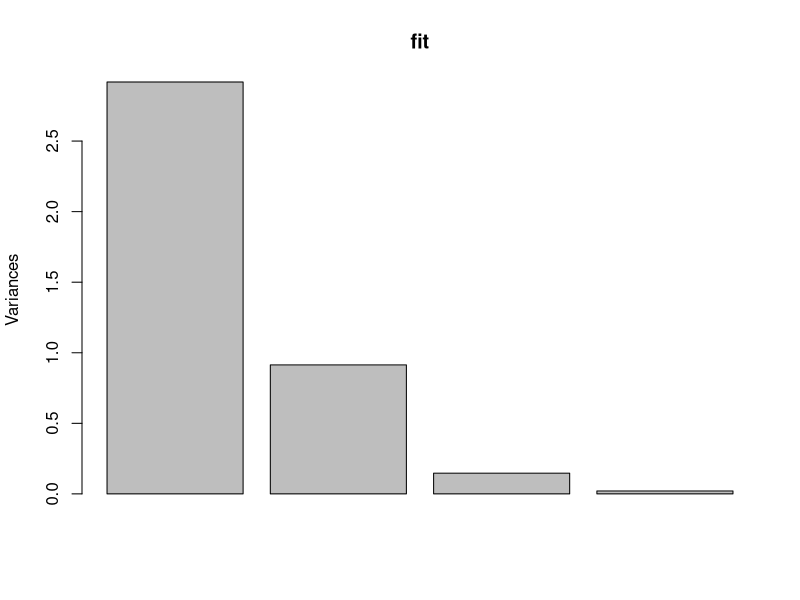
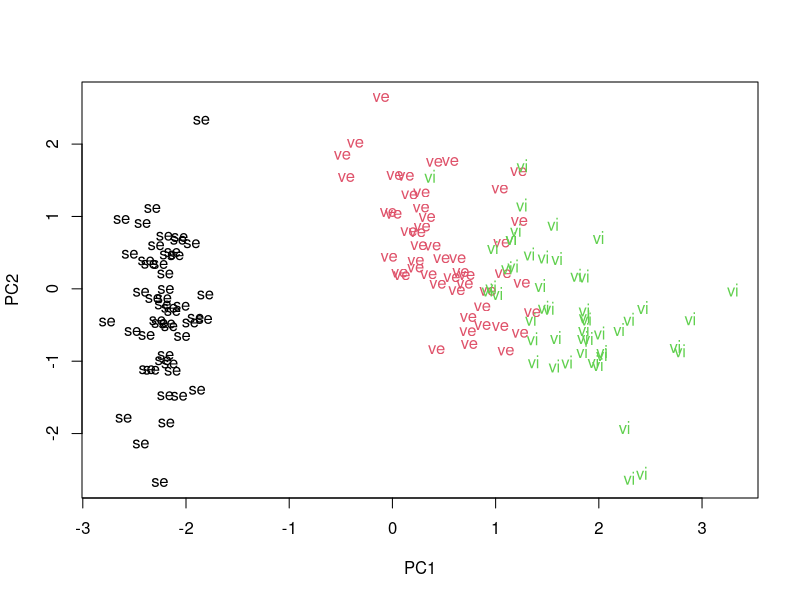

Source code (R) for these figures, in order:
## ---- chunk 1
# Load the Iris dataset
data(iris)

# Perform PCA on the first four columns (sepal and petal measurements)
fit <- prcomp(iris[, 1:4], scale. = TRUE)

# Print PCA results
fit
## ---- chunk 2
# Summary of PCA
summary(fit)
## ---- chunk 3
# Round the eigenvectors (variable loadings on each PC) to 2 decimal places
round(fit$rotation, 2)
## ---- chunk 4
# Plot the proportion of variance explained by each PC
plot(fit)
## ---- chunk 5
# Get the principal components for each observation
pc_data <- predict(fit)
pc_data
## ---- chunk 6
# Perform PCA on the iris dataset (excluding the species column)
pca_fit <- prcomp(iris[, 1:4], scale. = TRUE)

# Predict the principal components for the data (i.e., calculate the PCs)
pcs <- predict(pca_fit)

# Extract the rotation matrix (eigenvectors) from the PCA result
rotation_matrix <- pca_fit$rotation

# Reconstruct the original data (centered and scaled) from the PCs
reconstructed_data <- pcs %*% t(rotation_matrix)

# Since the original data was centered and scaled, we need to undo the scaling
# and centering to get back to the original variable values.

# Get the mean and standard deviation of the original data
data_means <- colMeans(iris[, 1:4])
data_sds <- apply(iris[, 1:4], 2, sd)

# Undo the scaling
reconstructed_data <- sweep(reconstructed_data, 2, data_sds, "*")

# Undo the centering (add back the original means)
reconstructed_data <- sweep(reconstructed_data, 2, data_means, "+")

# Now reconstructed_data contains the original variables based on the PCs
head(reconstructed_data)
## ---- chunk 7
# Predict the principal components for each observation (each flower)
newiris <- predict(fit)

# Plot PC1 against PC2 and label the points by species
plot(newiris[, 1], newiris[, 2], type = "n", xlab = "PC1", ylab = "PC2")

# Add text labels for species names and color them by species
text(newiris[, 1], newiris[, 2], labels = substr(iris[, 5], 1, 2), col = as.integer(iris[, 5]))
## ---- chunk 8
# Load the iris dataset
data(iris)

# Perform PCA on the first four columns (sepal and petal measurements)
pca_fit <- prcomp(iris[, 1:4], scale. = TRUE)

# Get the principal component scores (PCs)
pcs <- predict(pca_fit)

# Fit a linear model using only PC1 to predict the species (as a numeric value, just for example)
y <- as.numeric(iris$Species)
model <- lm(y ~ pcs[, 1])  # Fit model with PC1

# Check the model summary
summary(model)

## ---- chunk 9
# Extract the rotation matrix (loadings)
rotation_matrix <- pca_fit$rotation

# Use the first principal component (PC1) loadings
pc1_loadings <- rotation_matrix[, 1]

# Example: using new data (here, the first row of the iris dataset as an example)
new_data <- iris[1, 1:4]  # Get the original variables of a new observation

# Calculate PC1 for the new observation using the loadings from the rotation matrix
pc1_value <- sum(new_data * pc1_loadings)
pc1_value
